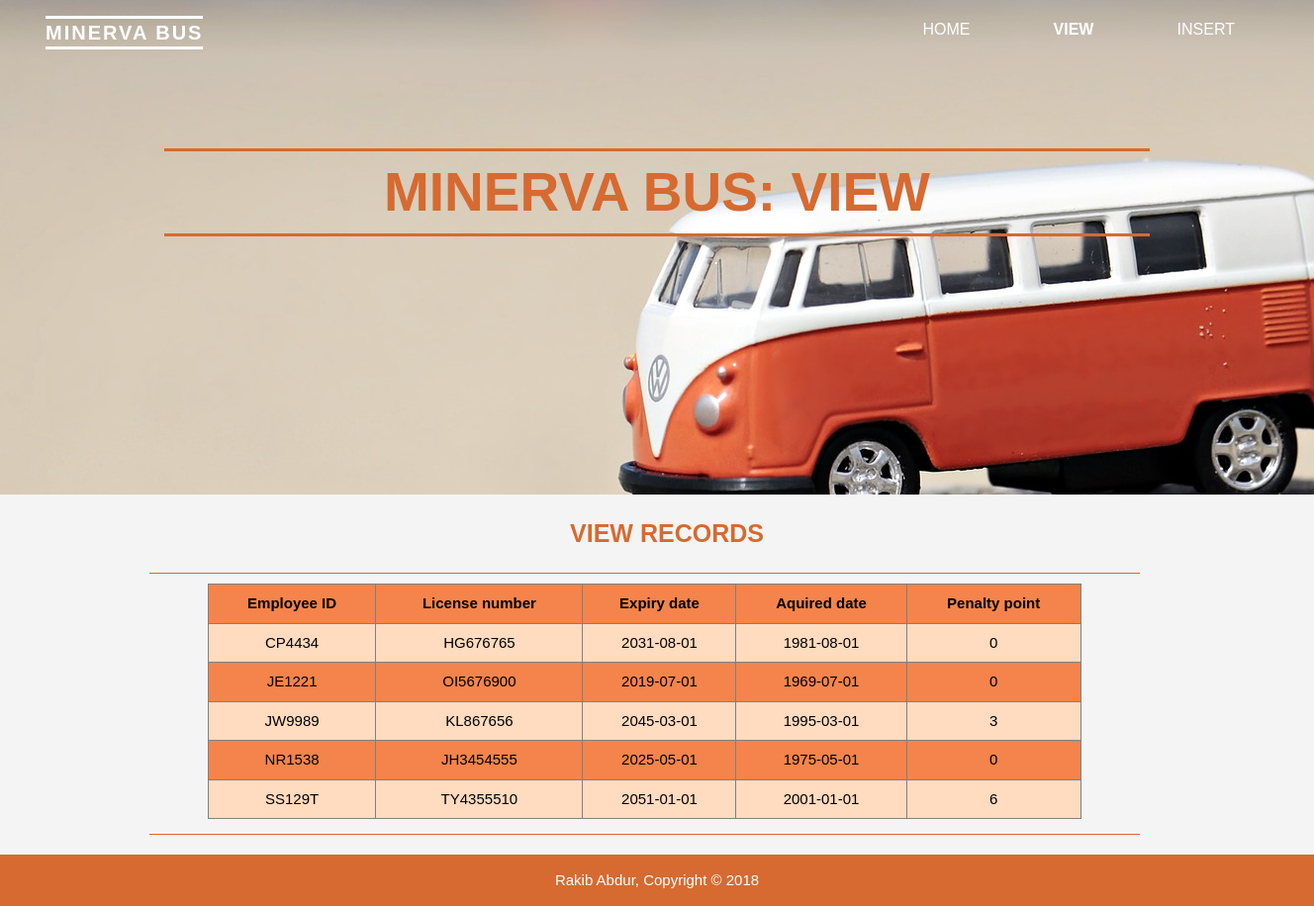
The page /view.php on the database its author committed.
### tables this page shows
CREATE TABLE bus_driver(
  employee_id_fk VARCHAR(6) PRIMARY KEY NOT NULL,
  license_num VARCHAR(9) NOT NULL,
  expiry_date DATE NOT NULL,
  aquired_date DATE NOT NULL,
  penalty_point INT NULL,
  FOREIGN KEY (employee_id_fk) REFERENCES employees (employee_id) ON DELETE CASCADE ON UPDATE CASCADE
  );

### info_file.php (the view, shortened to what this page needs)
<?php
function Show_Content()
{
    global $connection_Var;
    $result = mysqli_query($connection_Var, "SELECT * FROM bus_driver");
  echo "<table border='1'>
	<tr>
	<th>Employee ID</th>
	<th>License number</th>
	<th>Expiry date</th>
	<th>Aquired date</th>
	<th>Penalty point</th>
	</tr>";
    while ($row = mysqli_fetch_array($result)) {
        echo "<tr>";
        echo "<td>" . $row['employee_id_fk'] . "</td>";
        echo "<td>" . $row['license_num'] . "</td>";
        echo "<td>" . $row['expiry_date'] . "</td>";
        echo "<td>" . $row['aquired_date'] . "</td>";
        echo "<td>" . $row['penalty_point'] . "</td>";
        echo "</tr>";
    }
    echo "</table>";
}
?>

### view.php (shortened to what this page needs)
<!DOCTYPE html>
<html>
   <head>
      <link rel="stylesheet" href="./css/style.css">
      <link rel="stylesheet" href="https://maxcdn.bootstrapcdn.com/font-awesome/4.7.0/css/font-awesome.min.css">
<?php include 'info_file.php';
 ?>
   </head>
   <body>
      <header>
         <div class="container">
            <nav>
               <div class="logo">MINERVA BUS</div>
               <div class="menu">
                  <ul>
                  <li><a href="index.php" accesskey= 1>HOME</a></li>
                     <li  class="current"><a href="view.php" accesskey=5>VIEW</a></li>
                     <li><a href="insert.php" accesskey=2>INSERT</a></li>
                  </ul>
               </div>
            </nav>
         </div>
      </header>
      <section id="showcase" style="background: url(img/bg.jpg) no-repeat 0px -400px">
         <div class="container" style="width: 75%">
            <h1>MINERVA BUS: VIEW</h1>
         </div>
      </section>
      <section id="intro">
         <h2>VIEW RECORDS</h2>
         <div class="container" style="padding-left: 10%">
               <div class="paragraph" style="border-top: #d66a31 1px solid; width: 75%; padding-bottom :15px;">
               <?php
          Show_Content();
           ?>
            </div>
         </div>
      </section>
      <footer>
         <p>Rakib Abdur, Copyright &copy; 2018</p>
      </footer>
   </body>
</html>

### css/style.css (style rules this page uses)
body { font: 15px/1.5 Arial, Helvetica, sans-serif; padding: 0; margin: 0; background-color: #f4f4f4; }
.container { width: 100%; margin: auto; overflow: hidden; }
.container h1 { border-bottom: #d66a31 3px solid; border-top: #d66a31 3px solid; }
header .current a { color:#fff; font-weight: bold; }
ul { margin: 0; padding: 0; }
.logo { line-height: 28px; position: fixed; float: left; margin: 16px 46px; color: #fff; font-weight: bold; font-size: 20px; letter-spacing: 2px; border-bottom: #fff 3px solid; border-top: #fff 3px solid; }
nav { position: fixed; width: 100%; line-height: 50px; }
nav ul { line-height: 28px; background: rgba(0, 0, 0, 0); overflow: hidden; color: #fff; text-align: right; margin: 0; padding-right: 40px; transition: 2.3s; }
nav ul li { display: inline-block; padding: 16px 40px;; }
nav ul li a { text-decoration: none; color: #fff; font-size: 16px; }
#showcase { min-height: 500px; background: -850px -1000px; text-align: center; color: #d66a31; }
#showcase h1 { margin-top: 150px; font-size: 55px; margin-bottom: 10px; }
#intro { margin-top: 20px; margin-left: 20px; }
#intro .paragraph { float: left; text-align: justify; width: 75%; padding: 10px; border-bottom: #d66a31 1px solid; }
#intro h2 { text-align: center; color: #d66a31; font-size: 25px; }
footer { padding: 20px; margin-top: 20px; color: #ffffff; background-color: #d66a31; text-align: center; max-height: 12px; }
footer p { position: relative; bottom: 20px; }

### view.php (style rules this page uses)
table { border-collapse: collapse; width: 90%; margin-left: auto; margin-right: auto; }
th, td { text-align: center; padding: 8px; }
tr:nth-child(odd) { background-color: #f4844b; }
tr:nth-child(even) { background-color: #ffdbbf; }

### rows shown on the page
bus_driver: employee_id_fk "CP4434", license_num "HG676765", expiry_date "2031-08-01", aquired_date "1981-08-01", penalty_point "0"
bus_driver: employee_id_fk "JE1221", license_num "OI5676900", expiry_date "2019-07-01", aquired_date "1969-07-01", penalty_point "0"
bus_driver: employee_id_fk "JW9989", license_num "KL867656", expiry_date "2045-03-01", aquired_date "1995-03-01", penalty_point "3"
bus_driver: employee_id_fk "NR1538", license_num "JH3454555", expiry_date "2025-05-01", aquired_date "1975-05-01", penalty_point "0"
bus_driver: employee_id_fk "SS129T", license_num "TY4355510", expiry_date "2051-01-01", aquired_date "2001-01-01", penalty_point "6"
